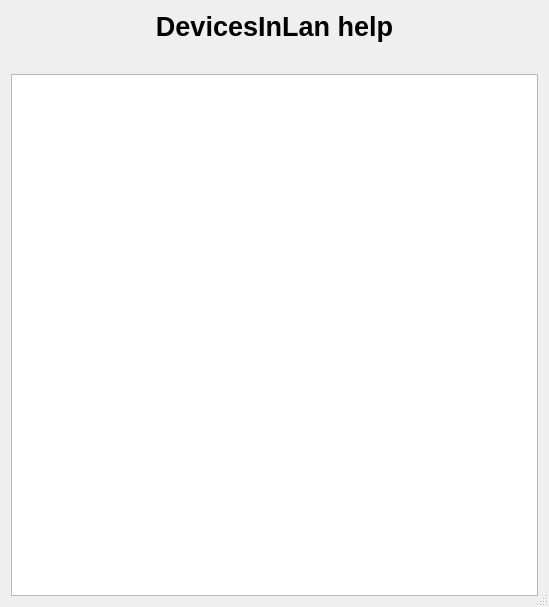
<?xml version="1.0" encoding="UTF-8"?>
<ui version="4.0">
 <class>frmHelp</class>
 <widget class="QDialog" name="frmHelp">
  <property name="windowModality">
   <enum>Qt::WindowModal</enum>
  </property>
  <property name="geometry">
   <rect>
    <x>0</x>
    <y>0</y>
    <width>549</width>
    <height>607</height>
   </rect>
  </property>
  <property name="windowTitle">
   <string>DevicesInLan help</string>
  </property>
  <property name="windowIcon">
   <iconset resource="../images/devicesinlan.qrc">
    <normaloff>:/help.png</normaloff>:/help.png</iconset>
  </property>
  <property name="sizeGripEnabled">
   <bool>true</bool>
  </property>
  <property name="modal">
   <bool>true</bool>
  </property>
  <layout class="QHBoxLayout" name="horizontalLayout_2">
   <item>
    <layout class="QVBoxLayout" name="verticalLayout">
     <item>
      <widget class="QLabel" name="lblApp">
       <property name="font">
        <font>
         <pointsize>20</pointsize>
         <weight>75</weight>
         <bold>true</bold>
        </font>
       </property>
       <property name="text">
        <string>DevicesInLan help</string>
       </property>
       <property name="alignment">
        <set>Qt::AlignCenter</set>
       </property>
      </widget>
     </item>
     <item>
      <layout class="QHBoxLayout" name="horizontalLayout">
       <item>
        <spacer name="horizontalSpacer">
         <property name="orientation">
          <enum>Qt::Horizontal</enum>
         </property>
         <property name="sizeHint" stdset="0">
          <size>
           <width>40</width>
           <height>20</height>
          </size>
         </property>
        </spacer>
       </item>
       <item>
        <widget class="QLabel" name="lblPixmap">
         <property name="maximumSize">
          <size>
           <width>68</width>
           <height>68</height>
          </size>
         </property>
         <property name="pixmap">
          <pixmap resource="../images/devicesinlan.qrc">:/help.png</pixmap>
         </property>
         <property name="scaledContents">
          <bool>true</bool>
         </property>
         <property name="alignment">
          <set>Qt::AlignCenter</set>
         </property>
        </widget>
       </item>
       <item>
        <spacer name="horizontalSpacer_2">
         <property name="orientation">
          <enum>Qt::Horizontal</enum>
         </property>
         <property name="sizeHint" stdset="0">
          <size>
           <width>40</width>
           <height>20</height>
          </size>
         </property>
        </spacer>
       </item>
      </layout>
     </item>
     <item>
      <widget class="QTextBrowser" name="viewer"/>
     </item>
    </layout>
   </item>
  </layout>
 </widget>
 <resources>
  <include location="../images/devicesinlan.qrc"/>
  <include location="../images/devicesinlan.qrc"/>
 </resources>
 <connections/>
</ui>
